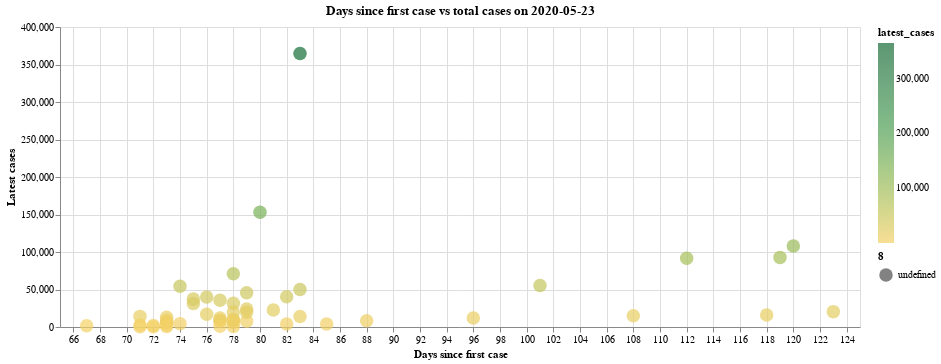

The code cell stored with this chart in its notebook:
### Markdown cell above
## 10 - Days since first reported case for each state
We will now look at how each states' cases have grown since the first reported case. The following chart shows a few outliers in the data, visualizing how fast New York and New Jersey spiked in cases despite only reporting their first cases 39 and 36 days ago, respectively. On the other hand, Washington was the first to report a case in the country, but only has a small fraction of the cases that New York and New Jersey do. This shows that Washington and other early reporters of COVID-19 cases may have effectively slowed the spread of the virus

### Code cell
states = us_states["state"].unique()
states = np.delete(states,[50,51,52,54,55]) #delete non-us states
column_names = ["state", "first_case_date","days_since_first_case"]
first_case_dates_by_state = pd.DataFrame(columns = column_names)


for state in states:
    state_data = us_states[us_states["state"]==state]
    min_date=min(state_data["date"])
#     min_date_dt = datetime.strptime(min_date, '%Y-%m-%d')
    days_since_first_case=(latest_date_dt-min_date).days
    first_case_dates_by_state = first_case_dates_by_state.append({'state' : state , 'first_case_date' : min_date, 'days_since_first_case': days_since_first_case},
                                                                 ignore_index=True)
    
days_since_first_case=first_case_dates_by_state.set_index('state')

latest_cases_idk=latest_cases.set_index('state')

days_since_first_case['latest_cases']=latest_cases_idk['cases']
days_since_first_case=days_since_first_case.reset_index()
# display(days_since_first_case)

alt.Chart(days_since_first_case).mark_circle().encode(
    alt.X('days_since_first_case:Q', scale=alt.Scale(zero=False), axis=alt.Axis(title='Days since first case')),
    alt.Y('latest_cases:Q', scale=alt.Scale(zero=False), axis=alt.Axis(title='Latest cases')),
    color=alt.Color('latest_cases:Q', scale=alt.Scale(scheme='goldgreen')),
    size="8:N",
    tooltip=['state:N', 'latest_cases:Q', 'days_since_first_case']
).properties(
    width=800,
    height=300,
    title="Days since first case vs total cases on " + latest_date
)

### Figure 1 — Vega-Lite specification as saved in the notebook (floating-point values rounded to 4 significant figures)
{"config": {"view": {"continuousWidth": 400, "continuousHeight": 300}}, "data": {"name": "data-145fa4d3b7890d8a891e3f0d8e98670c"}, "mark": "circle", "encoding": {"color": {"type": "quantitative", "field": "latest_cases", "scale": {"scheme": "goldgreen"}}, "size": {"type": "nominal", "field": "8"}, "tooltip": [{"type": "nominal", "field": "state"}, {"type": "quantitative", "field": "latest_cases"}, {"type": "quantitative", "field": "days_since_first_case"}], "x": {"type": "quantitative", "axis": {"title": "Days since first case"}, "field": "days_since_first_case", "scale": {"zero": false}}, "y": {"type": "quantitative", "axis": {"title": "Latest cases"}, "field": "latest_cases", "scale": {"zero": false}}}, "height": 300, "title": "Days since first case vs total cases on 2020-05-23", "width": 800, "$schema": "https://vega.github.io/schema/vega-lite/v4.0.2.json", "datasets": {"data-145fa4d3b7890d8a891e3f0d8e98670c": [{"state": "Washington", "first_case_date": "2020-01-21T00:00:00", "days_since_first_case": 123, "latest_cases": 20472}, {"state": "Illinois", "first_case_date": "2020-01-24T00:00:00", "days_since_first_case": 120, "latest_cases": 108100}, {"state": "California", "first_case_date": "2020-01-25T00:00:00", "days_since_first_case": 119, "latest_cases": 92815}, {"state": "Arizona", "first_case_date": "2020-01-26T00:00:00", "days_since_first_case": 118, "latest_cases": 16040}, {"state": "Massachusetts", "first_case_date": "2020-02-01T00:00:00", "days_since_first_case": 112, "latest_cases": 91662}, {"state": "Wisconsin", "first_case_date": "2020-02-05T00:00:00", "days_since_first_case": 108, "latest_cases": 14985}, {"state": "Texas", "first_case_date": "2020-02-12T00:00:00", "days_since_first_case": 101, "latest_cases": 55386}, {"state": "Nebraska", "first_case_date": "2020-02-17T00:00:00", "days_since_first_case": 96, "latest_cases": 11989}, {"state": "Utah", "first_case_date": "2020-02-25T00:00:00", "days_since_first_case": 88, "latest_cases": 8260}, {"state": "Oregon", "first_case_date": "2020-02-28T00:00:00", "days_since_first_case": 85, "latest_cases": 3888}, {"state": "Florida", "first_case_date": "2020-03-01T00:00:00", "days_since_first_case": 83, "latest_cases": 50119}, {"state": "New York", "first_case_date": "2020-03-01T00:00:00", "days_since_first_case": 83, "latest_cases": 364745}, {"state": "Rhode Island", "first_case_date": "2020-03-01T00:00:00", "days_since_first_case": 83, "latest_cases": 13952}, {"state": "Georgia", "first_case_date": "2020-03-02T00:00:00", "days_since_first_case": 82, "latest_cases": 40408}, {"state": "New Hampshire", "first_case_date": "2020-03-02T00:00:00", "days_since_first_case": 82, "latest_cases": 4089}, {"state": "North Carolina", "first_case_date": "2020-03-03T00:00:00", "days_since_first_case": 81, "latest_cases": 22731}, {"state": "New Jersey", "first_case_date": "2020-03-04T00:00:00", "days_since_first_case": 80, "latest_cases": 153104}, {"state": "Colorado", "first_case_date": "2020-03-05T00:00:00", "days_since_first_case": 79, "latest_cases": 23932}, {"state": "Maryland", "first_case_date": "2020-03-05T00:00:00", "days_since_first_case": 79, "latest_cases": 45608}, {"state": "Nevada", "first_case_date": "2020-03-05T00:00:00", "days_since_first_case": 79, "latest_cases": 7769}, {"state": "Tennessee", "first_case_date": "2020-03-05T00:00:00", "days_since_first_case": 79, "latest_cases": 19765}, {"state": "Hawaii", "first_case_date": "2020-03-06T00:00:00", "days_since_first_case": 78, "latest_cases": 633}, {"state": "Indiana", "first_case_date": "2020-03-06T00:00:00", "days_since_first_case": 78, "latest_cases": 31674}, {"state": "Kentucky", "first_case_date": "2020-03-06T00:00:00", "days_since_first_case": 78, "latest_cases": 8812}, {"state": "Minnesota", "first_case_date": "2020-03-06T00:00:00", "days_since_first_case": 78, "latest_cases": 19854}, {"state": "Oklahoma", "first_case_date": "2020-03-06T00:00:00", "days_since_first_case": 78, "latest_cases": 5960}, {"state": "Pennsylvania", "first_case_date": "2020-03-06T00:00:00", "days_since_first_case": 78, "latest_cases": 71102}, {"state": "South Carolina", "first_case_date": "2020-03-06T00:00:00", "days_since_first_case": 78, "latest_cases": 9895}, {"state": "District of Columbia", "first_case_date": "2020-03-07T00:00:00", "days_since_first_case": 77, "latest_cases": 7966}, {"state": "Kansas", "first_case_date": "2020-03-07T00:00:00", "days_since_first_case": 77, "latest_cases": 9119}, {"state": "Missouri", "first_case_date": "2020-03-07T00:00:00", "days_since_first_case": 77, "latest_cases": 11922}, {"state": "Vermont", "first_case_date": "2020-03-07T00:00:00", "days_since_first_case": 77, "latest_cases": 954}, {"state": "Virginia", "first_case_date": "2020-03-07T00:00:00", "days_since_first_case": 77, "latest_cases": 35749}, {"state": "Connecticut", "first_case_date": "2020-03-08T00:00:00", "days_since_first_case": 76, "latest_cases": 40022}, {"state": "Iowa", "first_case_date": "2020-03-08T00:00:00", "days_since_first_case": 76, "latest_cases": 16898}, {"state": "Louisiana", "first_case_date": "2020-03-09T00:00:00", "days_since_first_case": 75, "latest_cases": 37165}, {"state": "Ohio", "first_case_date": "2020-03-09T00:00:00", "days_since_first_case": 75, "latest_cases": 31408}, {"state": "Michigan", "first_case_date": "2020-03-10T00:00:00", "days_since_first_case": 74, "latest_cases": 54304}, {"state": "South Dakota", "first_case_date": "2020-03-10T00:00:00", "days_since_first_case": 74, "latest_cases": 4468}, {"state": "Arkansas", "first_case_date": "2020-03-11T00:00:00", "days_since_first_case": 73, "latest_cases": 5775}, {"state": "Delaware", "first_case_date": "2020-03-11T00:00:00", "days_since_first_case": 73, "latest_cases": 8690}, {"state": "Mississippi", "first_case_date": "2020-03-11T00:00:00", "days_since_first_case": 73, "latest_cases": 13005}, {"state": "New Mexico", "first_case_date": "2020-03-11T00:00:00", "days_since_first_case": 73, "latest_cases": 6795}, {"state": "North Dakota", "first_case_date": "2020-03-11T00:00:00", "days_since_first_case": 73, "latest_cases": 2365}, {"state": "Wyoming", "first_case_date": "2020-03-11T00:00:00", "days_since_first_case": 73, "latest_cases": 813}, {"state": "Alaska", "first_case_date": "2020-03-12T00:00:00", "days_since_first_case": 72, "latest_cases": 409}, {"state": "Maine", "first_case_date": "2020-03-12T00:00:00", "days_since_first_case": 72, "latest_cases": 2013}, {"state": "Alabama", "first_case_date": "2020-03-13T00:00:00", "days_since_first_case": 71, "latest_cases": 14149}, {"state": "Idaho", "first_case_date": "2020-03-13T00:00:00", "days_since_first_case": 71, "latest_cases": 2626}, {"state": "Montana", "first_case_date": "2020-03-13T00:00:00", "days_since_first_case": 71, "latest_cases": 479}, {"state": "West Virginia", "first_case_date": "2020-03-17T00:00:00", "days_since_first_case": 67, "latest_cases": 1729}]}}
